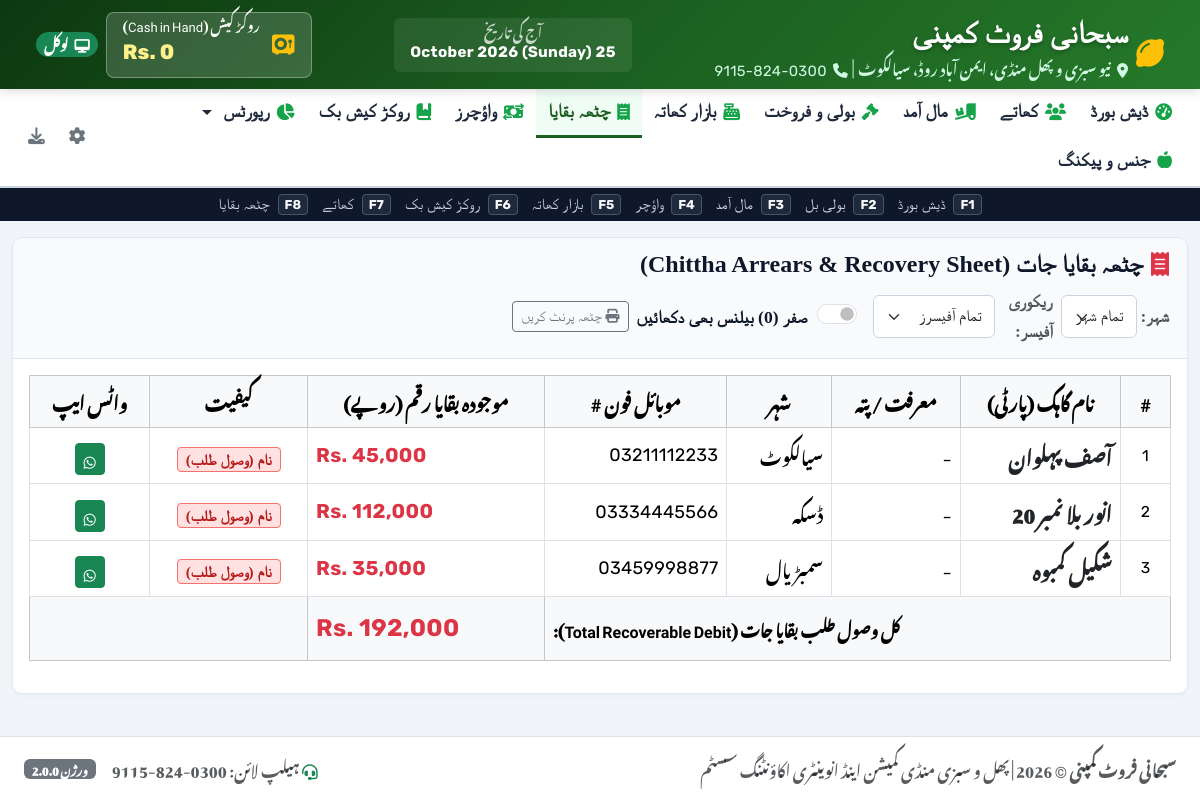
Screenshot of /chittha.php with the database file from the repository.
### tables this page shows
CREATE TABLE `settings` (
  `id` int(11) NOT NULL AUTO_INCREMENT,
  `shop_name` varchar(255) NOT NULL DEFAULT 'سبحانی فروٹ کمپنی',
  `shop_subheading` varchar(255) NOT NULL DEFAULT 'فروٹ کمیشن ایجنٹ',
  `mandi_name` varchar(255) NOT NULL DEFAULT 'نیو سبزی و پھل منڈی',
  `city` varchar(100) NOT NULL DEFAULT 'سیالکوٹ',
  `address` text DEFAULT NULL,
  `phone` varchar(100) NOT NULL DEFAULT '0300-824-9115',
  `phone2` varchar(100) DEFAULT NULL,
  `default_commission_rate` decimal(5,2) NOT NULL DEFAULT 6.00,
  `default_mazdoori_per_nag` decimal(10,2) NOT NULL DEFAULT 10.00,
  `default_market_fee_percent` decimal(5,2) NOT NULL DEFAULT 1.00,
  `default_munshiana_per_bill` decimal(10,2) NOT NULL DEFAULT 20.00,
  `whatsapp_country_code` varchar(10) NOT NULL DEFAULT '92',
  `created_at` timestamp NOT NULL DEFAULT current_timestamp(),
  `updated_at` timestamp NOT NULL DEFAULT current_timestamp() ON UPDATE current_timestamp(),
  PRIMARY KEY (`id`)
);

CREATE TABLE `parties` (
  `id` int(11) NOT NULL AUTO_INCREMENT,
  `code` varchar(50) DEFAULT NULL,
  `type` enum('farmer','customer','bank','expense') NOT NULL,
  `name` varchar(150) NOT NULL,
  `urdu_name` varchar(150) NOT NULL,
  `marfat` varchar(150) DEFAULT NULL COMMENT 'معرفت / Reference',
  `cnic` varchar(50) DEFAULT NULL,
  `mobile` varchar(50) DEFAULT NULL,
  `city` varchar(100) DEFAULT NULL,
  `address` text DEFAULT NULL,
  `recovery_officer` varchar(100) DEFAULT NULL,
  `credit_limit` decimal(12,2) DEFAULT 0.00,
  `is_blacklisted` tinyint(1) DEFAULT 0,
  `opening_balance_date` date DEFAULT NULL,
  `opening_dr` decimal(14,2) DEFAULT 0.00 COMMENT 'سابقہ نام (Debit)',
  `opening_cr` decimal(14,2) DEFAULT 0.00 COMMENT 'سابقہ جمع (Credit)',
  `status` enum('active','inactive') DEFAULT 'active',
  `created_at` timestamp NOT NULL DEFAULT current_timestamp(),
  PRIMARY KEY (`id`)
);

### chittha.php (the view, shortened to what the rows shown need)
<?php
require_once __DIR__ . '/includes/header.php';
$sql = "SELECT * FROM `parties` WHERE `type` = 'customer'";
$params = [];
$sql .= " ORDER BY `urdu_name` ASC";
$stmt = $pdo->prepare($sql);
$stmt->execute($params);
$customers = $stmt->fetchAll();
?>
<div class="card-custom">
    <div class="table-responsive p-3">
        <table class="table table-bordered table-hover align-middle">
            <thead class="table-light text-center">
                <tr>
                    <th style="width: 50px;">#</th>
                    <th>نام گاہک (پارٹی)</th>
                    <th>معرفت / پتہ</th>
                    <th>شہر</th>
                    <th>موبائل فون #</th>
                    <th>موجودہ بقایا رقم (روپے)</th>
                    <th>کیفیت</th>
                    <th class="no-print">واٹس ایپ</th>
                </tr>
            </thead>
            <tbody>
                <?php
                $count = 0;
                foreach ($customers as $c):
                    $bal = get_party_balance($c['id']);
                    $count++;
                ?>
                    <tr class="<?= $c['is_blacklisted'] ? 'table-danger' : '' ?>">
                        <td class="text-center rubik-font small"><?= $count ?></td>
                        <td class="urdu-font fw-bold fs-5">
                            <a href="ledgers.php?party_id=<?= $c['id'] ?>" class="text-decoration-none text-dark">
                                <?= htmlspecialchars($c['urdu_name']) ?>
                            </a>
                        </td>
                        <td><?= htmlspecialchars($c['marfat'] ?: $c['address'] ?: '-') ?></td>
                        <td><?= htmlspecialchars($c['city'] ?: '-') ?></td>
                        <td class="rubik-font"><?= htmlspecialchars($c['mobile'] ?: '-') ?></td>
                        <td class="text-end rubik-font fw-bold fs-5 <?= $bal['status'] === 'نام' ? 'text-danger' : 'text-success' ?>">
                            Rs. <?= format_rs($bal['balance']) ?>
                        </td>
                        <td class="text-center">
                            <?php if ($bal['status'] === 'نام'): ?>
                                <span class="badge-dr">نام (وصول طلب)</span>
                            <?php elseif ($bal['status'] === 'جمع'): ?>
                                <span class="badge-cr">جمع (ادائیگی طلب)</span>
                            <?php else: ?>
                                <span class="badge bg-light text-dark">0 (برابر)</span>
                            <?php endif; ?>
                        </td>
                        <td class="text-center no-print">
                            <?php
                            $msg = "محترم " . $c['urdu_name'] . "، آپ کا چٹھہ بقایا کھاتہ بنام " . $settings['shop_name'] . " میں واجب الادا رقم: Rs. " . format_rs($bal['balance']) . " (" . $bal['status'] . ") ہے۔ برائے مہربانی آج کی وصولی وقت پر ادا فرمائیں۔ شکریہ۔";
                            ?>
                            <a href="<?= whatsapp_url($c['mobile'], $msg) ?>" target="_blank" class="btn btn-sm btn-success p-1 px-2" title="واٹس ایپ ریمائنڈر">
                                <i class="fa-brands fa-whatsapp"></i>
                            </a>
                        </td>
                    </tr>
                <?php endforeach; ?>
            </tbody>
        </table>
    </div>
</div>
<?php require_once __DIR__ . '/includes/footer.php'; ?>

### includes/header.php (shortened to what the rows shown need)
<?php
require_once __DIR__ . '/../functions.php';
$settings = get_settings();
?>
<!DOCTYPE html>
<html lang="ur" dir="rtl">
<head>
    <link rel="stylesheet" href="https://cdn.jsdelivr.net/npm/bootstrap@5.3.2/dist/css/bootstrap.rtl.min.css">
    <link rel="stylesheet" href="https://cdnjs.cloudflare.com/ajax/libs/font-awesome/6.5.1/css/all.min.css">
</head>
<body>
<header class="top-navbar no-print">
    <div class="container-fluid d-flex flex-wrap align-items-center justify-content-between gap-2">
        <div class="d-flex align-items-center gap-2">
            <div>
                <h1 class="shop-title"><?= htmlspecialchars($settings['shop_name']) ?></h1>
                <div class="shop-subtitle">
                    <i class="fa-solid fa-location-dot me-1"></i> <?= htmlspecialchars($settings['mandi_name']) ?>، <?= htmlspecialchars($settings['city']) ?> &nbsp;|&nbsp;
                    <i class="fa-solid fa-phone me-1"></i> <span class="rubik-digits"><?= htmlspecialchars($settings['phone']) ?></span>
                </div>
            </div>
        </div>
    </div>
</header>
<main class="container-fluid py-3 flex-grow-1">

### includes/footer.php (shortened to what the rows shown need)
</main>
<footer class="bg-white border-top py-3 mt-auto no-print">
    <div class="container-fluid d-flex flex-wrap align-items-center justify-content-between text-muted small px-4">
        <div>
            <strong><?= htmlspecialchars($settings['shop_name'] ?? APP_NAME) ?></strong> &copy; <?= date('Y') ?> |
            پھل و سبزی منڈی کمیشن اینڈ انوینٹری اکاؤنٹنگ سسٹم
        </div>
        <div class="d-flex align-items-center gap-3">
            <span><i class="fa-solid fa-headset text-success"></i> ہیلپ لائن: <?= htmlspecialchars($settings['phone']) ?></span>
            <span class="badge bg-secondary">ورژن <?= APP_VERSION ?></span>
        </div>
    </div>
</footer>
</body>
</html>

### rows the page displays
settings: shop_name "سبحانی فروٹ کمپنی", mandi_name "نیو سبزی و پھل منڈی، ایمن آباد روڈ", city "سیالکوٹ", phone "0300-824-9115"
parties: urdu_name "آصف پہلوان", marfat+address "-", city "سیالکوٹ", mobile "03211112233", balance "45,000"
parties: urdu_name "انور بلا نمبر 20", marfat+address "-", city "ڈسکہ", mobile "03334445566", balance "112,000"
parties: urdu_name "شکیل کمبوہ", marfat+address "-", city "سمبڑیال", mobile "03459998877", balance "35,000"

### other values shown
format_rs($cash_stats['cash_in_hand']) "0"
format_rs($grand_dr) "192,000"
APP_VERSION "2.0.0"
